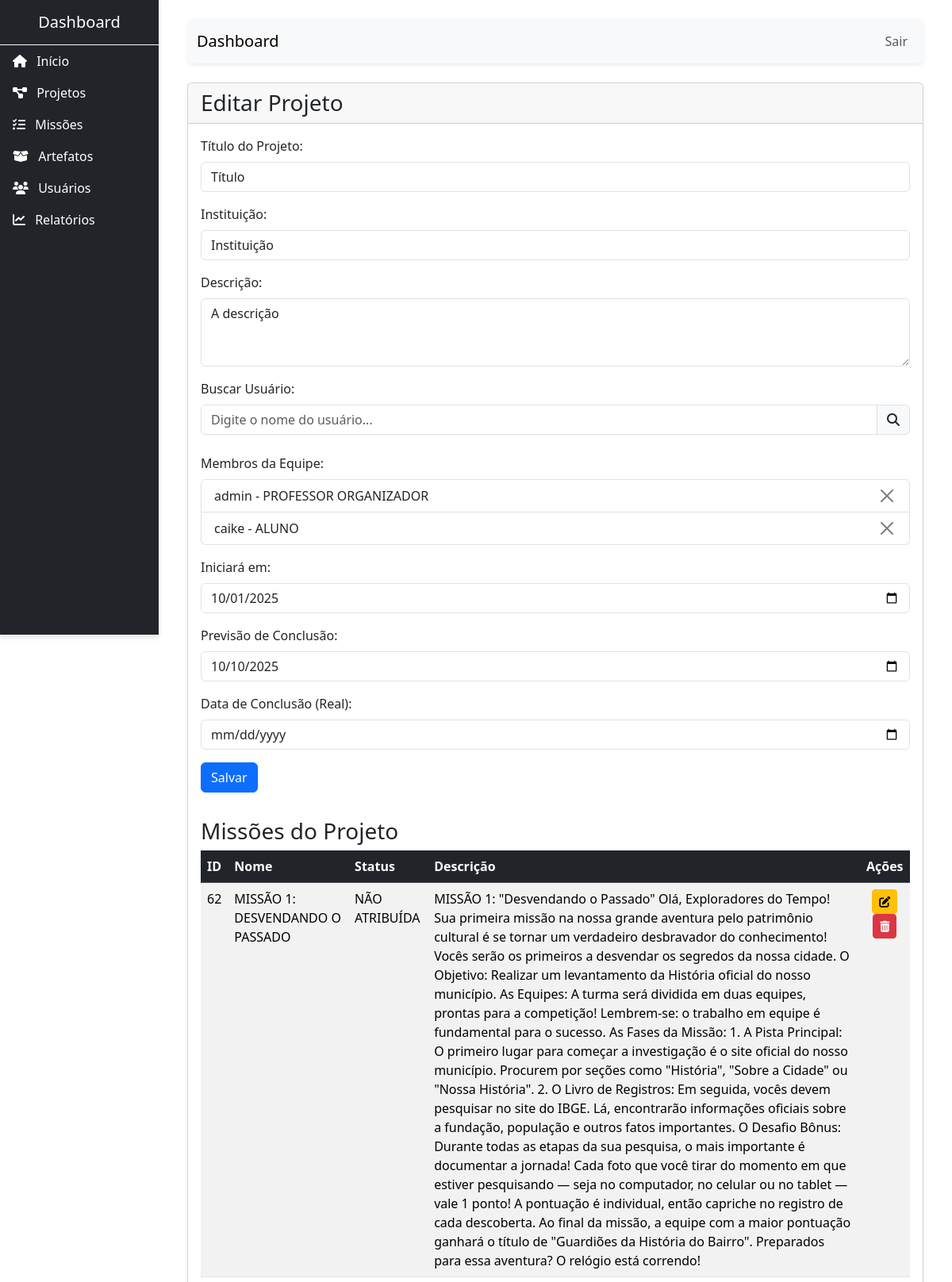
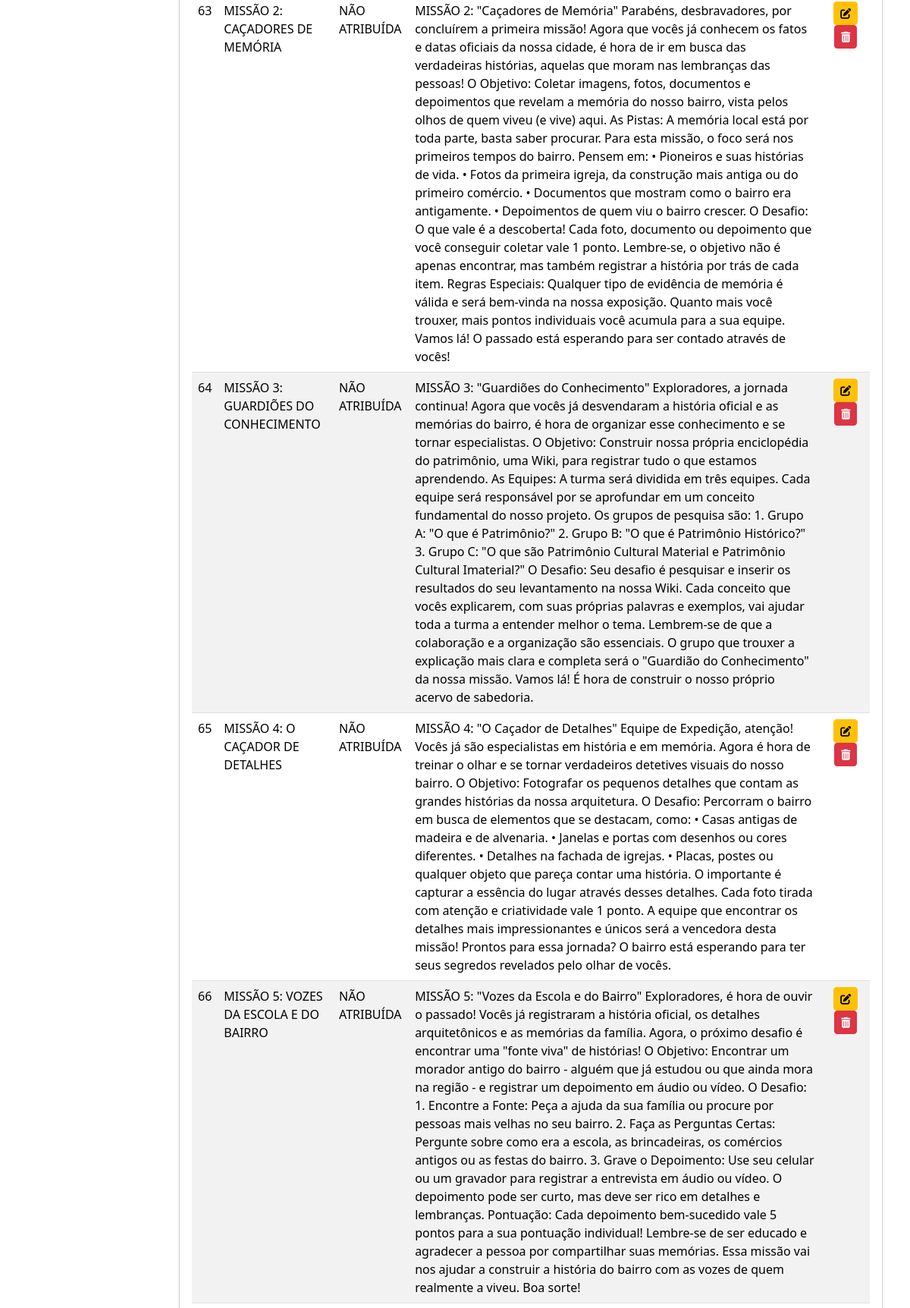
Screenshot of /project/edit/23 (upper part) with the database file from the repository (2 pictures, top to bottom).
### tables this page shows
CREATE TABLE IF NOT EXISTS `projects` (
  `id` int(10) unsigned NOT NULL AUTO_INCREMENT,
  `created_at` date DEFAULT NULL,
  `begin_at` date DEFAULT NULL,
  `final_preview` date DEFAULT NULL,
  `final_real` date DEFAULT NULL,
  `name` varchar(255) DEFAULT NULL,
  `desc` text DEFAULT NULL,
  `team` varchar(255) DEFAULT NULL,
  `institution` varchar(255) DEFAULT NULL,
  PRIMARY KEY (`id`)
);

CREATE TABLE IF NOT EXISTS `missions` (
  `id` int(10) NOT NULL AUTO_INCREMENT,
  `name` enum('MISSÃO 1: DESVENDANDO O PASSADO','MISSÃO 2: CAÇADORES DE MEMÓRIA','MISSÃO 3: GUARDIÕES DO CONHECIMENTO','MISSÃO 4: O CAÇADOR DE DETALHES','MISSÃO 5: VOZES DA ESCOLA E DO BAIRRO','MISSÃO 6: A RECEITA DE FAMÍLIA') NOT NULL,
  `desc` longtext DEFAULT NULL,
  `created_at` timestamp NOT NULL DEFAULT current_timestamp(),
  `begin_at` date DEFAULT NULL,
  `final_preview` date DEFAULT NULL,
  `final_real` timestamp NULL DEFAULT NULL,
  `status` enum('NÃO ATRIBUÍDA','ATRIBUÍDA','INICIADA','FINALIZADA','PAUSADA') DEFAULT 'NÃO ATRIBUÍDA',
  `project_id` int(10) DEFAULT NULL,
  PRIMARY KEY (`id`)
);

### application/controllers/Project.php (called while the page is built, shortened)
<?php
class Project extends CI_Controller {
    public function __construct() {
        $this->load->model('Artifact_model');
        $this->load->model('User_model');
        $this->load->model('Mission_model');
        $this->load->model('Project_model');
        $this->load->helper('url');
        $this->load->library('upload');
    }
    public function edit($id) {
        $data['title'] = 'Editar Projeto';
        $main_content = 'projects/edit';
        $data['project'] = $this->Project_model->get_project($id);
        $data['team_ids'] = explode(',', $data['project']->team);
        $data['team_ids'] = array_map('intval', $data['team_ids']);
        if(!empty($data['team_ids'])){
            $data['team_members'] = $this->User_model->get_users_by_ids($data['team_ids']);
        }
        $data['missions'] = $this->Mission_model->get_project_missions($id);
        $this->load->view('template_admin', [
            'data'          => $data,
            'main_content'  => $main_content,
        ]);
    }
}

### index.php (called while the page is built, shortened)
<?php
require_once BASEPATH.'core/CodeIgniter.php';

### application/models/Project_model.php (called while the page is built, shortened)
<?php
class Project_model extends CI_Model {
    public function get_project($id) {
        $query = $this->db->get_where('projects', array('id' => $id));
        return $query->row();
    }
}

### application/models/User_model.php (called while the page is built, shortened)
<?php
class User_model extends CI_Model {
    public function get_users_by_ids($ids){
        $this->db->select('id, name, type');
        $this->db->where_in('id', $ids);
        $query = $this->db->get('users');
        return $query->result();
    }
}

### application/models/Mission_model.php (called while the page is built, shortened)
<?php
class Mission_model extends CI_Model {
    public function get_project_missions($project_id){
        $query = $this->db->get_where('missions', ['project_id'=>$project_id]);
        return $query->result();
    }
}

### application/views/projects/edit.php (the view, shortened to what this page needs)
<div class="card shadow-sm mb-4">
    <div class="card-header">
        <h1 class="card-title h3 mb-0">Editar Projeto</h1>
    </div>
    <div class="card-body">
        <form action="<?php echo base_url('project/update'); ?>" method="post">
            <div class="mb-3">
                <label for="name" class="form-label">Título do Projeto:</label>
                <input type="text" class="form-control" name="name" value="<?= $data['project']->name?>" required>
            </div>
            <div class="mb-3">
                <label for="institution" class="form-label">Instituição:</label>
                <input type="text" class="form-control" name="institution" value="<?= $data['project']->institution?>" required>
            </div>
            <div class="mb-3">
                <label for="desc" class="form-label">Descrição:</label>
                <textarea class="form-control" name="desc" rows="3" required><?= $data['project']->desc?></textarea>
            </div>
            <div class="mb-3">
                <label for="search_user" class="form-label">Buscar Usuário:</label>
                <div class="input-group">
                    <input type="text" id="search_user" class="form-control" placeholder="Digite o nome do usuário...">
                    <span class="input-group-text"><i class="fas fa-search"></i></span>
                </div>
                <label class="form-label mt-3">Membros da Equipe:</label>
                <ul id="team_members" class="list-group"></ul>
            </div>
            <div class="mb-3">
                <label for="begin_at" class="form-label">Iniciará em:</label>
                <input type="date" class="form-control" name="begin_at" value="<?= $data['project']->begin_at?>" required>
            </div>
            <div class="mb-3">
                <label for="final_preview" class="form-label">Previsão de Conclusão:</label>
                <input type="date" class="form-control" name="final_preview" value="<?= $data['project']->final_preview?>" required>
            </div>
            <div class="mb-3">
                <label for="final_real" class="form-label">Data de Conclusão (Real):</label>
                <input type="date" class="form-control" name="final_real" value="<?= $data['project']->final_real?>">
            </div>
            <button type="submit" class="btn btn-primary">Salvar</button>
        </form>
    </div>
    <div class="card-body">
        <h3>Missões do Projeto</h3>
        <?php if (empty($missions)): ?>
            <div class="alert alert-info" role="alert">
                Nenhuma missão encontrada.
            </div>
        <?php else: ?>
            <div class="table-responsive">
                <table class="table table-striped table-hover">
                    <thead class="table-dark">
                        <tr>
                            <th>ID</th>
                            <th>Nome</th>
                            <th>Status</th>
                            <th>Descrição</th>
                            <th class="text-center">Ações</th>
                        </tr>
                    </thead>
                    <tbody>
                        <?php foreach($missions as $mission): ?>
                        <?php if($mission->status !== 'FINALIZADA'):?>
                        <tr>
                            <td><?php echo $mission->id; ?></td>
                            <td><?php echo $mission->name; ?></td>
                            <td><?php echo $mission->status; ?></td>
                            <td><?php echo $mission->desc; ?></td>
                            <td class="text-center">
                                <a href="<?php echo base_url('mission/edit/' . $mission->id); ?>" class="btn btn-sm btn-warning">
                                    <i class="fas fa-edit"></i>
                                </a>
                                <a href="<?php echo base_url('mission/delete/' . $mission->id); ?>" class="btn btn-sm btn-danger" onclick="return confirm('Tem certeza?');">
                                    <i class="fas fa-trash-alt"></i>
                                </a>
                            </td>
                        </tr>
                        <?php endif;?>
                        <?php endforeach; ?>
                    </tbody>
                </table>
            </div>
        <?php endif; ?>
    </div>
</div>

### rows the page displays
projects: name "Título", institution "Instituição", desc "A descrição", begin_at "10/01/2025", final_preview "10/10/2025"
missions: id "62", name "MISSÃO 1: DESVENDANDO O PASSADO", status "NÃO ATRIBUÍDA", desc "MISSÃO 1: \"Desvendando o Passado\" Olá, Exploradores do Tempo! Sua primeira missão na nossa grande aventura pelo patrimônio cultural é se tornar um verdadeiro desbravador do conhecimento! Vocês serão os primeiros a desvendar os segredos da nossa cidade. O Objetivo: Realizar um levantamento da História oficial do nosso município. As Equipes: A turma será dividida em duas equipes, prontas para a competição! Lembrem-se: o trabalho em equipe é fundamental para o sucesso. As Fases da Missão: 1. A Pista Principal: O primeiro lugar para começar a investigação é o site oficial do nosso município. Procurem por seções como \"História\", \"Sobre a Cidade\" ou \"Nossa História\". 2. O Livro de Registros: Em…"
missions: id "63", name "MISSÃO 2: CAÇADORES DE MEMÓRIA", status "NÃO ATRIBUÍDA", desc "MISSÃO 2: \"Caçadores de Memória\" Parabéns, desbravadores, por concluírem a primeira missão! Agora que vocês já conhecem os fatos e datas oficiais da nossa cidade, é hora de ir em busca das verdadeiras histórias, aquelas que moram nas lembranças das pessoas! O Objetivo: Coletar imagens, fotos, documentos e depoimentos que revelam a memória do nosso bairro, vista pelos olhos de quem viveu (e vive) aqui. As Pistas: A memória local está por toda parte, basta saber procurar. Para esta missão, o foco será nos primeiros tempos do bairro. Pensem em: • Pioneiros e suas histórias de vida. • Fotos da primeira igreja, da construção mais antiga ou do primeiro comércio. • Documentos que mostram como o…"
missions: id "64", name "MISSÃO 3: GUARDIÕES DO CONHECIMENTO", status "NÃO ATRIBUÍDA", desc "MISSÃO 3: \"Guardiões do Conhecimento\" Exploradores, a jornada continua! Agora que vocês já desvendaram a história oficial e as memórias do bairro, é hora de organizar esse conhecimento e se tornar especialistas. O Objetivo: Construir nossa própria enciclopédia do patrimônio, uma Wiki, para registrar tudo o que estamos aprendendo. As Equipes: A turma será dividida em três equipes. Cada equipe será responsável por se aprofundar em um conceito fundamental do nosso projeto. Os grupos de pesquisa são: 1. Grupo A: \"O que é Patrimônio?\" 2. Grupo B: \"O que é Patrimônio Histórico?\" 3. Grupo C: \"O que são Patrimônio Cultural Material e Patrimônio Cultural Imaterial?\" O Desafio: Seu desafio é…"
missions: id "65", name "MISSÃO 4: O CAÇADOR DE DETALHES", status "NÃO ATRIBUÍDA", desc "MISSÃO 4: \"O Caçador de Detalhes\" Equipe de Expedição, atenção! Vocês já são especialistas em história e em memória. Agora é hora de treinar o olhar e se tornar verdadeiros detetives visuais do nosso bairro. O Objetivo: Fotografar os pequenos detalhes que contam as grandes histórias da nossa arquitetura. O Desafio: Percorram o bairro em busca de elementos que se destacam, como: • Casas antigas de madeira e de alvenaria. • Janelas e portas com desenhos ou cores diferentes. • Detalhes na fachada de igrejas. • Placas, postes ou qualquer objeto que pareça contar uma história. O importante é capturar a essência do lugar através desses detalhes. Cada foto tirada com atenção e criatividade vale 1…"
missions: id "66", name "MISSÃO 5: VOZES DA ESCOLA E DO BAIRRO", status "NÃO ATRIBUÍDA", desc "MISSÃO 5: \"Vozes da Escola e do Bairro\" Exploradores, é hora de ouvir o passado! Vocês já registraram a história oficial, os detalhes arquitetônicos e as memórias da família. Agora, o próximo desafio é encontrar uma \"fonte viva\" de histórias! O Objetivo: Encontrar um morador antigo do bairro - alguém que já estudou ou que ainda mora na região - e registrar um depoimento em áudio ou vídeo. O Desafio: 1. Encontre a Fonte: Peça a ajuda da sua família ou procure por pessoas mais velhas no seu bairro. 2. Faça as Perguntas Certas: Pergunte sobre como era a escola, as brincadeiras, os comércios antigos ou as festas do bairro. 3. Grave o Depoimento: Use seu celular ou um gravador para registrar a…"
